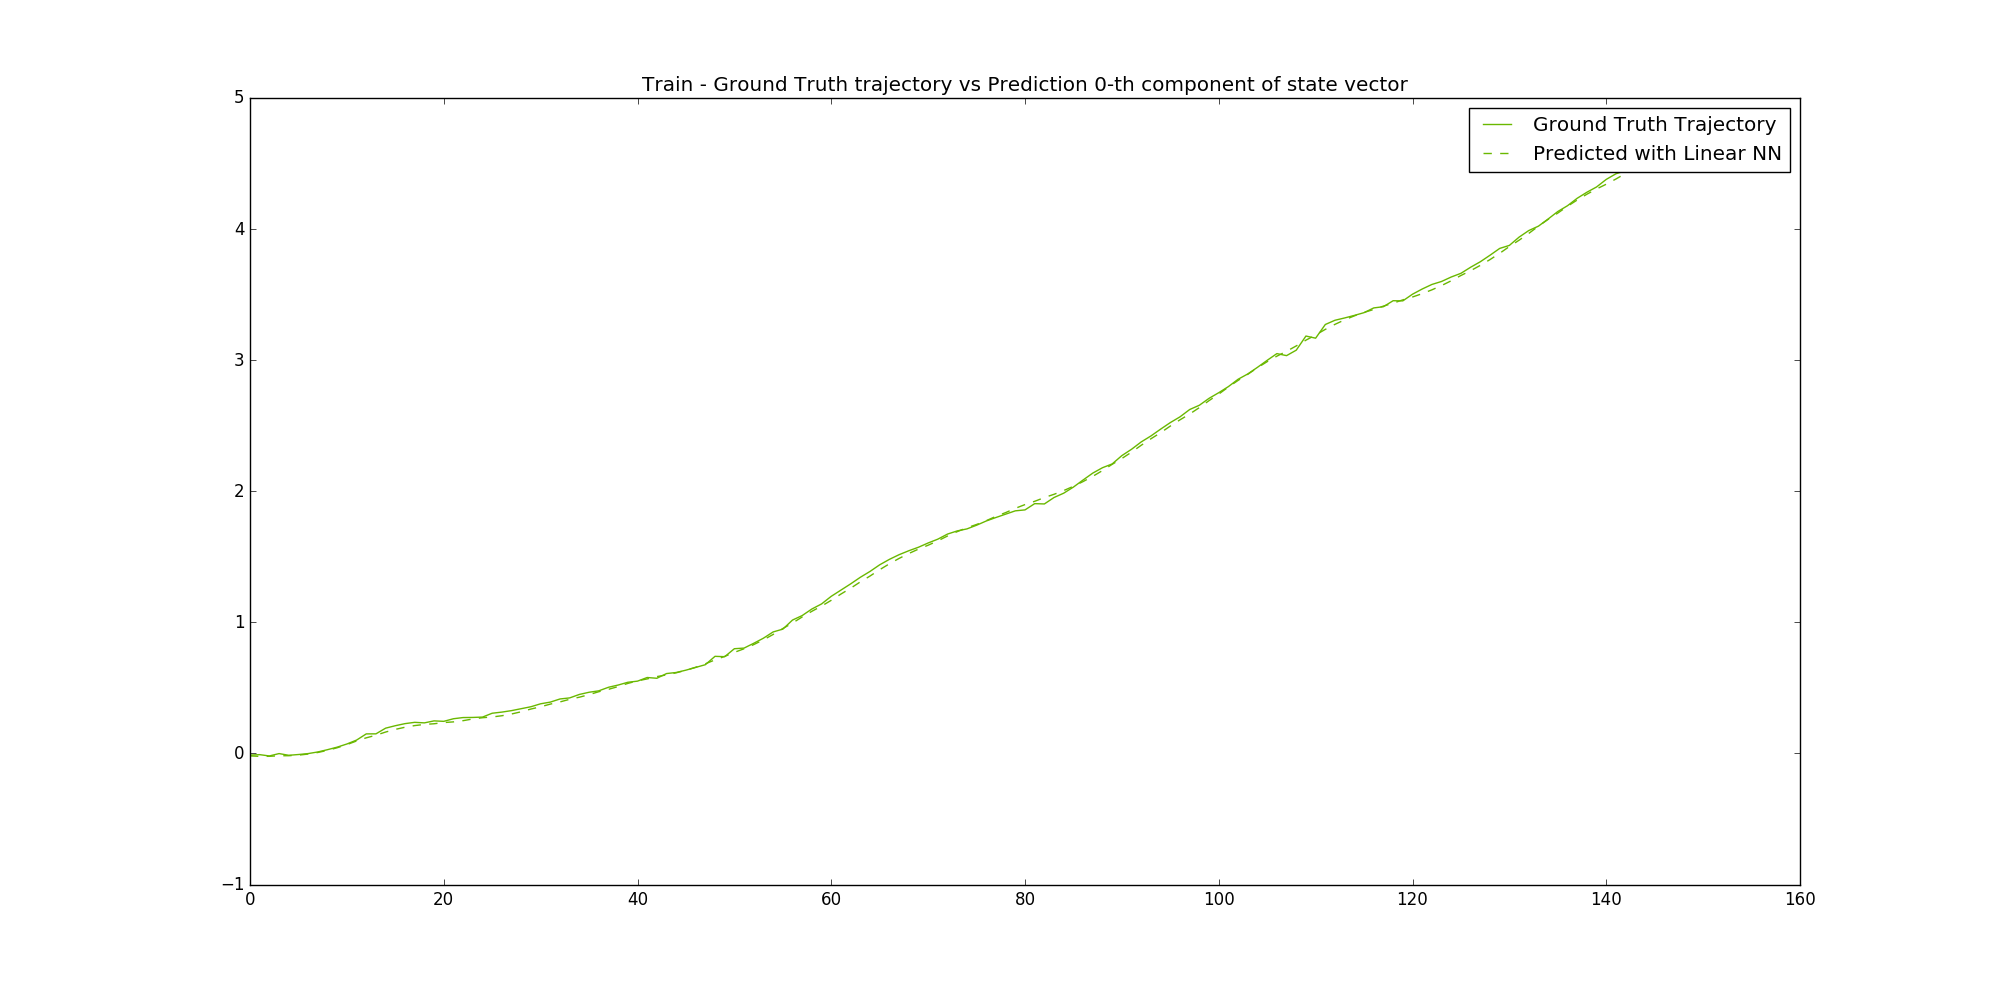

The script that drew this image:
# -*- coding: utf-8 -*-
"""
Created on Sat Dec 29 12:35:23 2018

@author: ocliv
"""
import os
from graph_nets import blocks
from graph_nets import utils_tf
from graph_nets.demos import models
from graph_nets import modules
import time
import gym
import numpy as np
import matplotlib.pyplot as plt
import keras.utils as np_utils
from keras.models import Sequential, Model
from keras.layers import Input, Dense, Activation, Dropout, Conv2D, MaxPooling2D, Flatten, BatchNormalization, UpSampling2D, Activation
from keras.optimizers import SGD, Adam
from keras.utils import to_categorical
from keras import backend as K
K.tensorflow_backend._get_available_gpus()
import tensorflow as tf
import sonnet as snt

try:
  import seaborn as sns
except ImportError:
  pass
else:
  sns.reset_orig()

SEED = 1
np.random.seed(SEED)
tf.set_random_seed(SEED)


### BUILD GRAPH

if True:

    def build_dics_cartpole(m, l, g, cart_pos, cart_speed, pole_angle, pole_speed, action):


        static_dict = {"globals": np.array([g], dtype=np.float32),
                      "nodes": np.array([[m], [0]], dtype=np.float32),
                      "edges": np.array([[l]], dtype=np.float32),
                      "receivers": np.array([0]),
                      "senders": np.array([1])
                }


        dynamic_dict = {"globals": np.array([0.], dtype=np.float32),
                      "nodes": np.array([[pole_angle, pole_speed], [cart_pos, cart_speed]], dtype=np.float32),
                      "edges": np.array([[action]], dtype=np.float32),
                      "receivers": np.array([0]),
                      "senders": np.array([1])
                }

        return static_dict, dynamic_dict



    m = 1.
    l = 1.
    g = -10.



    ### CREATE MODEL CLASS


    def make_mlp_model(n_latent = 128, n_hidden_layers = 2, n_output = 2):

      return snt.Sequential([
          snt.nets.MLP([n_latent] * n_hidden_layers, activate_final=True),
          snt.nets.MLP([n_output], activate_final = False)
      ])

    class MLPGraphNetwork(snt.AbstractModule):
      def __init__(self, name="MLPGraphNetwork"):
        super(MLPGraphNetwork, self).__init__(name=name)
        with self._enter_variable_scope():
          self._network = modules.GraphNetwork(make_mlp_model, make_mlp_model,
                                               make_mlp_model)

      def _build(self, inputs):
        return self._network(inputs)


    class ForwardModel(snt.AbstractModule):

        def __init__(self, n_latent = 2, name = "CartPole"):
            super(ForwardModel, self).__init__(name=name)
            self.n_latent = n_latent
            self.n_output = 2

            with self._enter_variable_scope():
                self._network_1 = MLPGraphNetwork()
                self._network_2 = MLPGraphNetwork()

        def _build(self, graph_input):
            graph_latent = self._network_1(graph_input)
            graph_concat = utils_tf.concat([graph_input, graph_latent], axis=1)
            output = self._network_2(graph_concat)
            return output

    ### BUILD TRAINING AND TEST DATA, TRAIN MODEL

    env = gym.make('CartPole-v0')
    env.reset()

    def sample_trajectories(env, N, m, l, g):
        dicts_in_static = []
        dicts_in_dynamic = []
        dicts_out_static = []
        dicts_out_dynamic = []
        cart_pos, cart_speed, pole_angle, pole_speed = env.reset()
        while (len(dicts_in_static) < N):
          for i in range(N):

              action = env.action_space.sample()
              [cart_pos_next, cart_speed_next, pole_angle_next, pole_speed_next], _, done, _ = env.step(action)

              dict_in_static, dict_in_dynamic = build_dics_cartpole(m, l, g, cart_pos, cart_speed, pole_angle, pole_speed, action)
              dict_out_static, dict_out_dynamic = build_dics_cartpole(m, l, g, cart_pos_next, cart_speed_next, pole_angle_next, pole_speed_next, action)

              dicts_in_static.append( dict_in_static )
              dicts_in_dynamic.append( dict_in_dynamic )
              dicts_out_static.append( dict_out_static )
              dicts_out_dynamic.append( dict_out_dynamic )

              cart_pos, cart_speed, pole_angle, pole_speed = cart_pos_next, cart_speed_next, pole_angle_next, pole_speed_next

              if done or len(dicts_in_static) == N:
                  break
        return dicts_in_static, dicts_in_dynamic, dicts_out_static, dicts_out_dynamic

    dicts_in_static, dicts_in_dynamic, dicts_out_static, dicts_out_dynamic = sample_trajectories(env, 2000, m, l, g)

    print("Trajectories created, building training data")

    X_train = utils_tf.concat([utils_tf.data_dicts_to_graphs_tuple(dicts_in_static), utils_tf.data_dicts_to_graphs_tuple(dicts_in_dynamic)], axis=1)
    Y_train = utils_tf.data_dicts_to_graphs_tuple(dicts_out_dynamic)

    print("Training data built, training the model")
    model = ForwardModel()
    output_train = model(X_train)


    loss = tf.reduce_mean((Y_train.nodes - output_train.nodes)**2)

    learning_rate = 1e-3
    optimizer = tf.train.AdamOptimizer(learning_rate)
    step_op = optimizer.minimize(loss)


    log_every_seconds = 20

    # Training

    try:
      sess.close()
    except NameError:
      pass
    sess = tf.Session()
    sess.run(tf.global_variables_initializer())

    losses_tr = []

    print("# (iteration number), T (elapsed seconds), "
          "Ltr (training 1-step loss), "
          "Lge4 (test/generalization rollout loss for 4-mass strings), "
          "Lge9 (test/generalization rollout loss for 9-mass strings)")

    start_time = time.time()
    last_log_time = start_time
    for iteration in range(0, 10000):
      last_iteration = iteration
      train_values = sess.run({
          "step": step_op,
          "loss": loss,
          "input_graph": X_train,
          "target_nodes": Y_train.nodes,
          "outputs": output_train
      })
      the_time = time.time()
      elapsed_since_last_log = the_time - last_log_time
      if elapsed_since_last_log > log_every_seconds:
        last_log_time = the_time
        elapsed = time.time() - start_time
        losses_tr.append(train_values["loss"])
        print("# {:05d}, T {:.1f}, Ltr {:.4f}".format(
            iteration, elapsed, train_values["loss"]))

### TRAIN RESULTS

coords_output = sess.run(Y_train.nodes)[1:301:2, :]
coords_ref = sess.run(output_train.nodes)[1:301:2, :]

for i in range(2):
    color = np.random.uniform(0, 1, 3)
    plt.plot(range(coords_ref.shape[0]), coords_ref[:,i], color=tuple(color), label='Ground Truth Trajectory')
    plt.plot(range(coords_output.shape[0]), coords_output[:,i], color=tuple(color), label='Predicted with Linear NN', linestyle='dashed')
    plt.title('Train - Ground Truth trajectory vs Prediction '+ str(i)+'-th component of state vector')
    plt.legend()
    plt.draw()
    plt.show()


### TEST RESULTS

dicts_in_static_test, dicts_in_dynamic_test, dicts_out_static_test, dicts_out_dynamic_test = sample_trajectories(env, 2000, m, l, g)

print("Trajectories created, building testing data")

X_test = utils_tf.concat([utils_tf.data_dicts_to_graphs_tuple(dicts_in_static_test), utils_tf.data_dicts_to_graphs_tuple(dicts_in_dynamic_test)], axis=1)
Y_test = utils_tf.data_dicts_to_graphs_tuple(dicts_out_dynamic_test)

print("Testing data built, testing the model")
output_test = model(X_test)


loss_test = tf.reduce_mean((Y_test.nodes - output_test.nodes)**2)

test_values = sess.run({"input_graph": X_test, "target_graph": Y_test, "outputs": output_test, "loss": loss})

coords_output = sess.run(Y_test.nodes)[1:301:2, :]
coords_ref = sess.run(output_test.nodes)[1:301:2, :]

for i in range(2):
    color = np.random.uniform(0, 1, 3)
    plt.plot(range(coords_ref.shape[0]), coords_ref[:,i], color=tuple(color), label='Ground Truth Trajectory')
    plt.plot(range(coords_output.shape[0]), coords_output[:,i], color=tuple(color), label='Predicted with Linear NN', linestyle='dashed')
    plt.title('Test - Ground Truth trajectory vs Prediction '+ str(i)+'-th component of state vector')
    plt.legend()
    plt.draw()
    plt.show()
